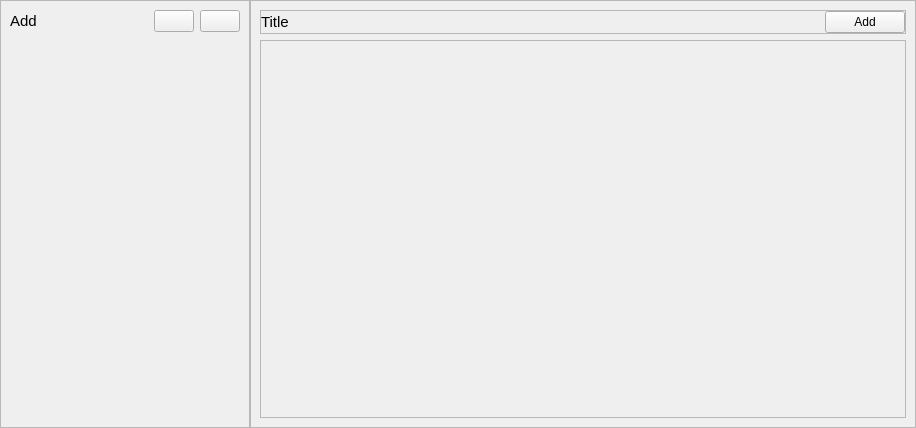
<?xml version="1.0" encoding="UTF-8"?>
<ui version="4.0">
 <class>Form</class>
 <widget class="QWidget" name="Form">
  <property name="geometry">
   <rect>
    <x>0</x>
    <y>0</y>
    <width>916</width>
    <height>428</height>
   </rect>
  </property>
  <property name="windowTitle">
   <string>Form</string>
  </property>
  <layout class="QHBoxLayout" name="horizontalLayout">
   <property name="spacing">
    <number>0</number>
   </property>
   <property name="leftMargin">
    <number>0</number>
   </property>
   <property name="topMargin">
    <number>0</number>
   </property>
   <property name="rightMargin">
    <number>0</number>
   </property>
   <property name="bottomMargin">
    <number>0</number>
   </property>
   <item>
    <widget class="QFrame" name="widget_side">
     <property name="minimumSize">
      <size>
       <width>250</width>
       <height>0</height>
      </size>
     </property>
     <property name="maximumSize">
      <size>
       <width>0</width>
       <height>16777215</height>
      </size>
     </property>
     <property name="frameShape">
      <enum>QFrame::StyledPanel</enum>
     </property>
     <property name="frameShadow">
      <enum>QFrame::Raised</enum>
     </property>
     <layout class="QGridLayout" name="gridLayout">
      <item row="0" column="1">
       <widget class="QPushButton" name="btnSave">
        <property name="sizePolicy">
         <sizepolicy hsizetype="Fixed" vsizetype="Fixed">
          <horstretch>0</horstretch>
          <verstretch>0</verstretch>
         </sizepolicy>
        </property>
        <property name="text">
         <string/>
        </property>
       </widget>
      </item>
      <item row="0" column="0">
       <widget class="QLabel" name="label">
        <property name="font">
         <font>
          <family>Segoe UI</family>
          <pointsize>11</pointsize>
         </font>
        </property>
        <property name="text">
         <string>Add</string>
        </property>
       </widget>
      </item>
      <item row="0" column="2">
       <widget class="QPushButton" name="btnClose">
        <property name="sizePolicy">
         <sizepolicy hsizetype="Fixed" vsizetype="Fixed">
          <horstretch>0</horstretch>
          <verstretch>0</verstretch>
         </sizepolicy>
        </property>
        <property name="text">
         <string/>
        </property>
       </widget>
      </item>
      <item row="1" column="0" colspan="3">
       <widget class="QScrollArea" name="scrollArea">
        <property name="frameShape">
         <enum>QFrame::NoFrame</enum>
        </property>
        <property name="horizontalScrollBarPolicy">
         <enum>Qt::ScrollBarAlwaysOff</enum>
        </property>
        <property name="widgetResizable">
         <bool>true</bool>
        </property>
        <property name="alignment">
         <set>Qt::AlignHCenter|Qt::AlignTop</set>
        </property>
        <widget class="QWidget" name="scrollAreaWidgetContents">
         <property name="geometry">
          <rect>
           <x>0</x>
           <y>0</y>
           <width>230</width>
           <height>16</height>
          </rect>
         </property>
         <property name="sizePolicy">
          <sizepolicy hsizetype="Expanding" vsizetype="Maximum">
           <horstretch>0</horstretch>
           <verstretch>0</verstretch>
          </sizepolicy>
         </property>
         <property name="styleSheet">
          <string notr="true">#scrollAreaWidgetContents { background-color: transparent; }</string>
         </property>
         <layout class="QVBoxLayout" name="layout_form">
          <property name="leftMargin">
           <number>2</number>
          </property>
          <property name="topMargin">
           <number>2</number>
          </property>
          <property name="rightMargin">
           <number>2</number>
          </property>
          <property name="bottomMargin">
           <number>2</number>
          </property>
         </layout>
        </widget>
       </widget>
      </item>
     </layout>
    </widget>
   </item>
   <item>
    <widget class="QFrame" name="frame_2">
     <property name="frameShape">
      <enum>QFrame::StyledPanel</enum>
     </property>
     <property name="frameShadow">
      <enum>QFrame::Raised</enum>
     </property>
     <layout class="QVBoxLayout" name="verticalLayout">
      <item>
       <widget class="QFrame" name="frame_top">
        <property name="sizePolicy">
         <sizepolicy hsizetype="Preferred" vsizetype="Maximum">
          <horstretch>0</horstretch>
          <verstretch>0</verstretch>
         </sizepolicy>
        </property>
        <property name="frameShape">
         <enum>QFrame::StyledPanel</enum>
        </property>
        <property name="frameShadow">
         <enum>QFrame::Raised</enum>
        </property>
        <layout class="QHBoxLayout" name="layout_top">
         <property name="leftMargin">
          <number>0</number>
         </property>
         <property name="topMargin">
          <number>0</number>
         </property>
         <property name="rightMargin">
          <number>0</number>
         </property>
         <property name="bottomMargin">
          <number>0</number>
         </property>
         <item>
          <widget class="QLabel" name="label_title">
           <property name="sizePolicy">
            <sizepolicy hsizetype="Preferred" vsizetype="Fixed">
             <horstretch>0</horstretch>
             <verstretch>0</verstretch>
            </sizepolicy>
           </property>
           <property name="font">
            <font>
             <family>Segoe UI</family>
             <pointsize>11</pointsize>
            </font>
           </property>
           <property name="text">
            <string>Title</string>
           </property>
           <property name="alignment">
            <set>Qt::AlignLeading|Qt::AlignLeft|Qt::AlignVCenter</set>
           </property>
          </widget>
         </item>
         <item>
          <widget class="QPushButton" name="btnAdd">
           <property name="sizePolicy">
            <sizepolicy hsizetype="Fixed" vsizetype="Fixed">
             <horstretch>0</horstretch>
             <verstretch>0</verstretch>
            </sizepolicy>
           </property>
           <property name="text">
            <string>Add</string>
           </property>
          </widget>
         </item>
        </layout>
       </widget>
      </item>
      <item>
       <widget class="QFrame" name="frame">
        <property name="sizePolicy">
         <sizepolicy hsizetype="Expanding" vsizetype="Preferred">
          <horstretch>0</horstretch>
          <verstretch>0</verstretch>
         </sizepolicy>
        </property>
        <property name="frameShape">
         <enum>QFrame::StyledPanel</enum>
        </property>
        <property name="frameShadow">
         <enum>QFrame::Raised</enum>
        </property>
        <layout class="QHBoxLayout" name="layout_frame">
         <property name="leftMargin">
          <number>0</number>
         </property>
         <property name="topMargin">
          <number>0</number>
         </property>
         <property name="rightMargin">
          <number>0</number>
         </property>
         <property name="bottomMargin">
          <number>0</number>
         </property>
        </layout>
       </widget>
      </item>
     </layout>
    </widget>
   </item>
  </layout>
 </widget>
 <resources/>
 <connections/>
</ui>
